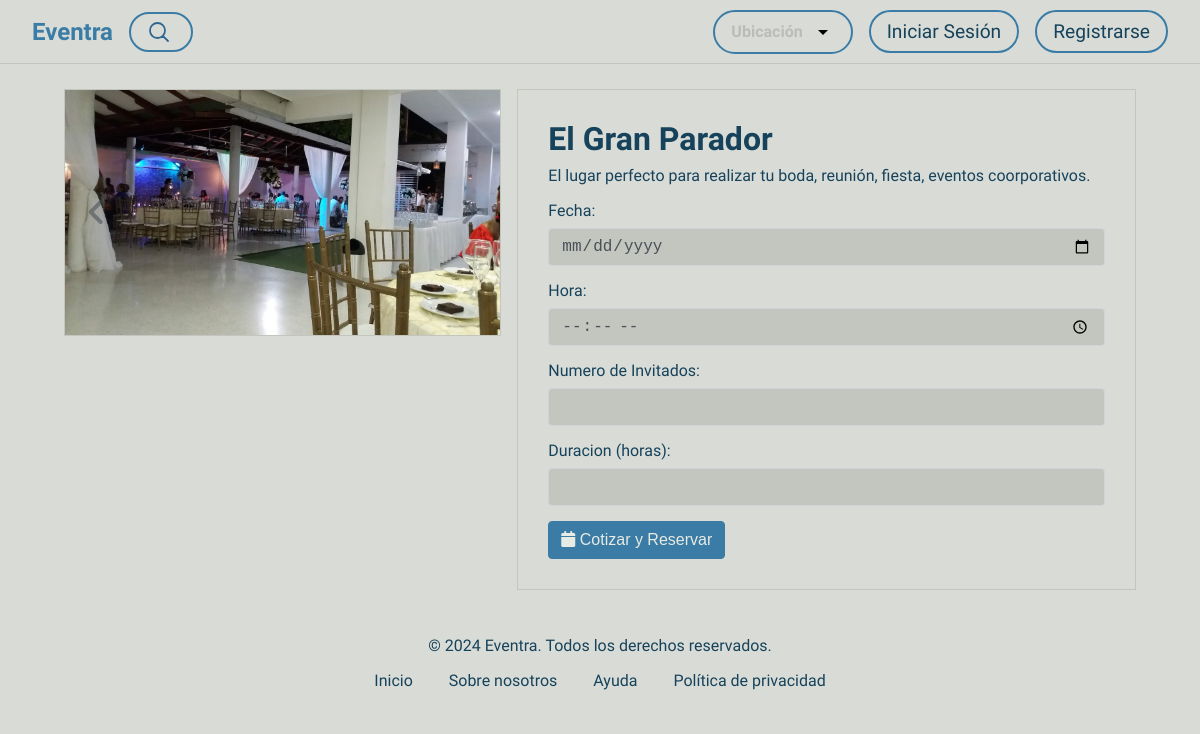
The page /sala/5/ on the database its author committed.
### crud_app/models.py (models this page shows, shortened)
class Eventos(models.Model):
    CIUDADES = [
        ('Montería', 'Montería'),
        ('Bogotá', 'Bogotá'),
        ('Medellín', 'Medellín'),
        ('Cali', 'Cali'),
        ('Cartagena', 'Cartagena'),
    ]
    usuario = models.ForeignKey(Usuario, on_delete=models.CASCADE, related_name='eventos')  # Relación uno a muchos
    nombre = models.CharField(max_length=200)
    direccion = models.CharField(max_length=300)
    ubicacion = models.CharField(max_length=50, choices=CIUDADES)
    descripcion = models.TextField()
    precio_renta = models.DecimalField(max_digits=10, decimal_places=2)
    imagen = models.ImageField(upload_to=upload_to)

### crud_app/views.py (the view, shortened to what this page needs)
# urls.py: path('sala/<int:evento_id>/', views.sala_detalles, name='sala_detalles'),
def sala_detalles(request, evento_id):
    evento = get_object_or_404(Eventos, id=evento_id)
    return render(request, 'eventra/salaDetalles.html', {'evento': evento})

### crud_app/context_processors/user_context.py (called while the page is built)
def get_usuario_context(request):
    if request.session.get('user_id'):
        usuario_actual = get_object_or_404(Usuario, pk=request.session['user_id'])
        return {'usuario_actual': usuario_actual}
    return {}

### crud_app/templates/eventra/salaDetalles.html (shortened to what this page needs)
{% extends 'eventra/base.html' %}{% block contenido %} {% load static %}
<div class="container-fluid pb-5">
  <div class="row px-xl-5">
    <div class="col-lg-5 mb-30">
      <div id="room-carousel" class="carousel slide" data-ride="carousel">
        <div class="carousel-inner">
          <div class="carousel-item active">
            <img
              class="w-100 h-100"
              src="{{ evento.imagen.url }}"
              alt="Room Image 1"
            />
          </div>
        </div>
        <a
          class="carousel-control-prev"
          href="#room-carousel"
          data-slide="prev"
        >
          <i class="fa fa-2x fa-angle-left text-dark"></i>
        </a>
        <a
          class="carousel-control-next"
          href="#room-carousel"
          data-slide="next"
        >
          <i class="fa fa-2x fa-angle-right text-dark"></i>
        </a>
      </div>
    </div>
    <div class="col-lg-7 h-auto mb-30">
      <div class="h-100 p-30">
        <h3>{{ evento.nombre }}</h3>
        <p class="mb-4">{{ evento.descripcion }}</p>
        <form method="post">
          <div class="mb-3">
            <label for="reservation-date" class="form-label">Fecha:</label>
            <input type="date" class="form-control" id="fecha" name="fecha" required>
          </div>
          <div class="mb-3">
            <label for="reservation-time" class="form-label">Hora:</label>
            <input type="time" class="form-control" id="hora" name="hora" required>
          </div>
          <div class="mb-3">
            <label for="number-of-guests" class="form-label"
              >Numero de Invitados:</label
            >
            <input type="number" class="form-control" id="numero_invitados" name="numero_invitados" min="1" max="100" required>
          </div>
          <div class="mb-3">
            <label for="reservation-duration" class="form-label"
              >Duracion (horas):</label
            >
            <input type="number" class="form-control" id="duracion" name="duracion" min="1" max="12" required>
          </div>
          <button type="submit" class="btn btn-primary px-3">
            <i class="fa fa-calendar mr-1"></i> Cotizar y Reservar
          </button>
        </form>
      </div>
    </div>
  </div>
  {% endblock %}

### crud_app/static/css/styles.css (style rules this page uses)
:root { --primary: #3a7ca5; --primary-dark: #2f6690; --primary-darker: #265072; --text: #16425b; --background: #d9dcd6; --background-dark: #c3c6be; --secondary: #81c3d7; --tarjeta: #e8eae4; --gray-border: rgba(0, 0, 0, 10%); --border-radius: 2rem; --glow-size: 0.5rem; --navbar-height: 4rem; --gray: #6c757d; --dark: #3d464d; --input-bg: #c2c6c0; }
body { font-family: "Exo 2"; font-size: 16px; color: var(--text); background: var(--background); overflow-x: hidden; display: flex; flex-direction: column; height: 100%; }
html { height: 100%; }
* { margin: 0; padding: 0; box-sizing: border-box; }
a { text-decoration: none; color: var(--primary); }

### crud_app/static/css/stylesDetalle.css (style rules this page uses)
.container-fluid h3 { margin-top: 0; margin-bottom: 0.5rem; font-size: 2rem; }
.container-fluid p { margin-top: 0; margin-bottom: 1rem; }
.container-fluid a { color: var(--text); text-decoration: none; background-color: transparent; }
.container-fluid img { vertical-align: middle; border-style: none; }
.container-fluid label { display: inline-block; margin-bottom: 0.5rem; }
@media (max-width: 1200px) { h3 { font-size: calc(1.3rem + 0.6vw); } }
.container-fluid { width: 100%; padding-right: 15px; padding-left: 15px; margin-right: auto; margin-left: auto; margin-top: 25px; }
.row { display: flex; flex-wrap: wrap; margin-right: -15px; margin-left: -15px; }
@media (min-width: 1024px) { .col-lg-5 { flex: 0 0 41.66667%; max-width: 41.66667%; } }
@media (min-width: 1024px) { .col-lg-7 { flex: 0 0 58.33333%; max-width: 58.33333%; } }
input[type="date"], input[type="time"], input[type="number"] { width: 100%; padding: 0.375rem 0.75rem; margin-bottom: 15px; border-radius: 0.25rem; border: 1px solid #ced4da; background: var(--background-dark); }
input[type="number"] { -moz-appearance: textfield; }
.carousel-inner img { width: 100%; height: 100%; }
.btn { border: 1px solid; padding: 0.375rem 0.75rem; font-size: 1rem; line-height: 1.5; border-radius: 0.25rem; transition: color 0.15s ease-in-out, background-color 0.15s ease-in-out, border-color 0.15s ease-in-out, box-shadow 0.15s ease-in-out; }
.carousel { position: relative; }
.carousel-inner { position: relative; width: 100%; overflow: hidden; background-color: var(--background); border: 1px solid var(--background-dark); }
.carousel-item { position: relative; align-items: center; width: 100%; transition: transform 0.6s ease; display: flex; justify-content: center; }
.carousel-item.active { display: block; }
.carousel-control-prev, .carousel-control-next { position: absolute; top: 0; bottom: 0; z-index: 1; display: flex; align-items: center; justify-content: center; width: 15%; color: #fff; text-align: center; opacity: 0.5; }
.form-control { display: block; width: 100%; height: calc(1.5em + 0.75rem + 2px); padding: 0.375rem 0.75rem; font-size: 1rem; font-weight: 400; line-height: 1.5; color: #495057; background-color: #fff; background-clip: padding-box; border: 1px solid #ced4da; border-radius: 0.25rem; transition: border-color 0.15s ease-in-out, box-shadow 0.15s ease-in-out; }
.carousel-control-prev, .carousel-control-next { color: #343a40; }
.form-label { display: block; margin-bottom: 0.5rem; font-weight: 500; }
.container-fluid { width: 100%; padding: 0 1rem; }
.row { display: flex; flex-wrap: wrap; margin-right: -0.5rem; margin-left: -0.5rem; }
.col-lg-5, .col-lg-7 { padding: 0 0.5rem; flex: 0 0 auto; width: 100%; }
@media (min-width: 992px) { .col-lg-5 { width: 41.666667%; } }
@media (min-width: 992px) { .col-lg-7 { width: 58.333333%; } }
.carousel-inner::after { display: block; clear: both; content: ""; }
.carousel-item { position: relative; display: none; float: left; width: 100%; margin-right: -100%; backface-visibility: hidden; transition: transform 0.6s ease-in-out; }
.carousel-control-prev { left: 0; }
.carousel-control-next { right: 0; }
.carousel-item img { width: 100%; height: 100%; object-fit: cover; }
@media (min-width: 1200px) { .px-xl-5 { padding-right: 3rem !important; } }
@media (min-width: 1200px) { .px-xl-5 { padding-left: 3rem !important; } }
.text-dark { color: #3d464d !important; }
.mb-30 { margin-bottom: 30px; }
.p-30 { padding: 30px; background-color: var(--background); border: 1px solid var(--background-dark); }
.carousel-control-prev, .carousel-control-next { color: #3d464d; }
.carousel-control-prev i, .carousel-control-next i { font-size: 2rem; }
.btn.btn-primary { color: var(--tarjeta); background-color: var(--primary); border-color: var(--primary); }

### rows shown on the page
Eventos: imagen (picture), nombre "El Gran Parador", descripcion "El lugar perfecto para realizar tu boda, reunión, fiesta, eventos coorporativos."
